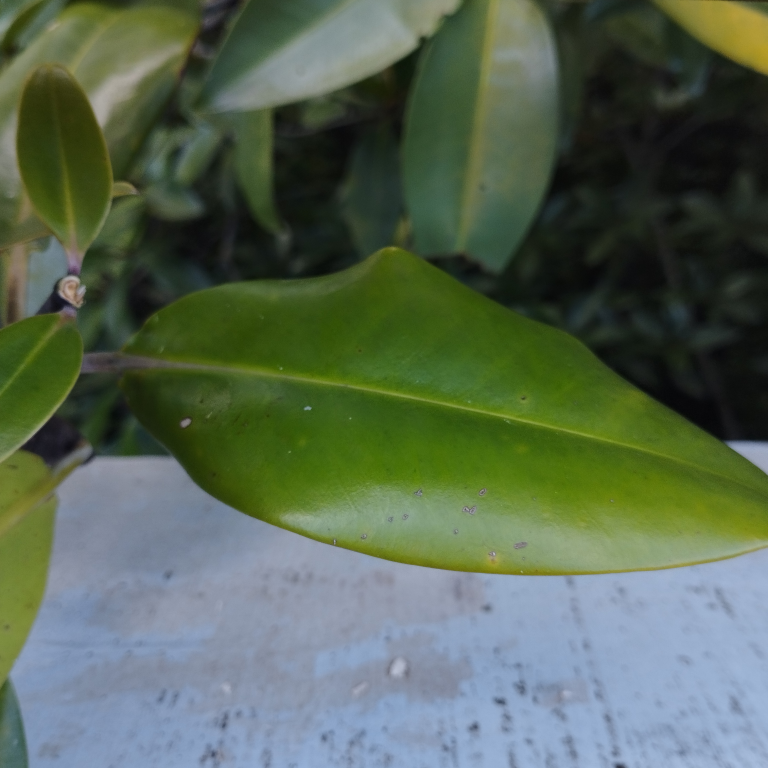
#> input picture Mangrove Datasets/Bruguiera gymnorrhiza/1747460994995.jpg, 3072 x 3072 px (shown at 1/4 size)
$ python -i app.py   (imports and definitions only)
#> lines starting #> are read from the running program, lines starting #| are printed output that depends on the picture; after the words box and inside, x2 and y2 are one past the last pixel; in counts of white or black regions, pixels touching at a corner belong together
#> further down, picture is the input picture: shape (3072, 3072, 3); mean B, G, R 83.2, 102.5, 87
import streamlit as st
import cv2
import numpy as np
import joblib
from PIL import Image
import matplotlib.pyplot as plt
import pandas as pd

# -----------------------------------
# LOAD MODEL
# -----------------------------------
# [1 line not run here, left out]

# -----------------------------------
# Ekstraksi fitur dan segmentasi
# -----------------------------------
def preprocess_and_extract_features(image):
    image = cv2.resize(image, (128, 128))
    hsv = cv2.cvtColor(image, cv2.COLOR_BGR2HSV)
#> hsv: shape (128, 128, 3); mean H, S, V 66.6, 97.3, 110.5
    lower = np.array([25, 40, 40])
    upper = np.array([90, 255, 255])
    mask = cv2.inRange(hsv, lower, upper)
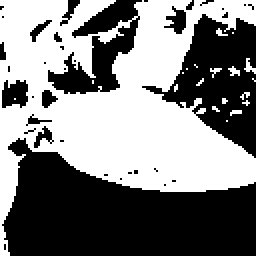
#> mask: shape (128, 128) (shown 2 times larger); 49.9% white; 20 white regions (18 under 20 px), largest, box (x1, y1, x2, y2) and area: (0, 0, 128, 128) 8047, (122, 29, 128, 37) 21
    masked_img = cv2.bitwise_and(image, image, mask=mask)
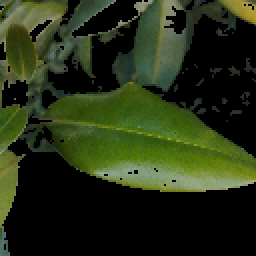
#> masked_img: shape (128, 128, 3) (shown 2 times larger); mean of channels 0, 1, 2 21.9, 47.7, 37.8; drawn as B, G, R

    gray = cv2.cvtColor(masked_img, cv2.COLOR_BGR2GRAY)
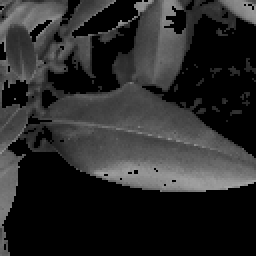
#> gray: shape (128, 128) (shown 2 times larger); min 0, max 164, mean 41.8
    clahe = cv2.createCLAHE(clipLimit=2.0, tileGridSize=(8,8))
    gray = clahe.apply(gray)
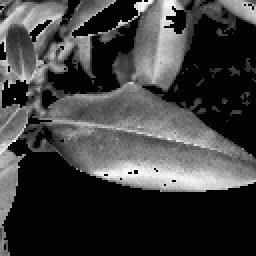
#> gray: shape (128, 128) (shown 2 times larger); min 2, max 255, mean 64.2
    blur = cv2.GaussianBlur(gray, (5, 5), 0)
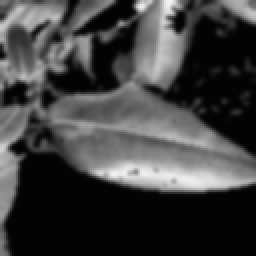
#> blur: shape (128, 128) (shown 2 times larger); min 3, max 242, mean 64.2
    _, otsu = cv2.threshold(blur, 0, 255, cv2.THRESH_BINARY + cv2.THRESH_OTSU)
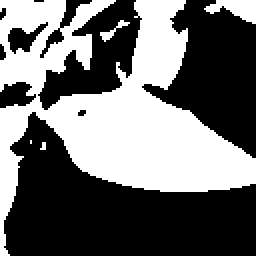
#> otsu: shape (128, 128) (shown 2 times larger); 43% white; 5 white regions (2 under 20 px)

    contours, _ = cv2.findContours(otsu, cv2.RETR_EXTERNAL, cv2.CHAIN_APPROX_SIMPLE)
#> contours = 5 contours, 2 with area under 20; largest, box (x1, y1, x2, y2) and area: (0, 0, 128, 128) 6615, (102, 0, 128, 12) 144, (50, 10, 65, 21) 26
    if contours:
        c = max(contours, key=cv2.contourArea)
#> c = contour of 340 points, box (x1, y1, x2, y2) (0, 0, 128, 128), area 6615
        area = cv2.contourArea(c)
#> area = 6615
        perimeter = cv2.arcLength(c, True)
#> perimeter = 922
        x, y, w, h = cv2.boundingRect(c)
#> x = 0; y = 0; w = 128; h = 128
        aspect_ratio = float(w) / h if h != 0 else 0
#> aspect_ratio = 1
        extent = float(area) / (w * h) if w * h != 0 else 0
#> extent = 0.404
    else:
        area = perimeter = aspect_ratio = extent = 0

    mean_color = cv2.mean(image)[:3]
#> mean_color = (83.28, 102.6, 87.07)
    feature_vector = [area, perimeter, aspect_ratio, extent] + list(mean_color)
#> feature_vector = [6615, 922, 1, 0.404, 83.28, 102.6, 87.07]

    segmented = cv2.bitwise_and(image, image, mask=otsu)
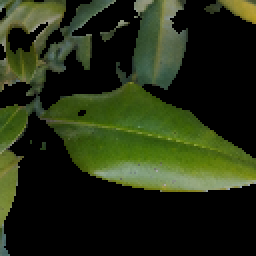
#> segmented: shape (128, 128, 3) (shown 2 times larger); mean of channels 0, 1, 2 20.1, 44.5, 35.4; drawn as B, G, R
    return feature_vector, otsu, segmented, image, hsv, contours

# -----------------------------------
# Histogram
# -----------------------------------
def plot_rgb_histogram(image):
    plt.figure(figsize=(6, 4))
    for i, col in enumerate(['b', 'g', 'r']):
        hist = cv2.calcHist([image], [i], None, [256], [0, 256])
        plt.plot(hist, color=col)
    plt.title("Histogram RGB")
    st.pyplot(plt.gcf())
    plt.clf()

def plot_hsv_histogram(hsv_img):
    h_hist = cv2.calcHist([hsv_img], [0], None, [180], [0, 180])
    s_hist = cv2.calcHist([hsv_img], [1], None, [256], [0, 256])
    plt.figure(figsize=(6, 4))
    plt.plot(h_hist, label='Hue', color='purple')
    plt.plot(s_hist, label='Saturation', color='orange')
    plt.title("Histogram HSV (H & S)")
    plt.legend()
    st.pyplot(plt.gcf())
    plt.clf()

# -----------------------------------
# STREAMLIT UI
# -----------------------------------
# [76 lines not run here, left out]

>>> import cv2
>>> picture = cv2.imread('Mangrove Datasets/Bruguiera gymnorrhiza/1747460994995.jpg')
>>> result = preprocess_and_extract_features(picture)
#> result = 6 items

$ run again, on Mangrove Datasets/Bruguiera gymnorrhiza/1747460995024.jpg
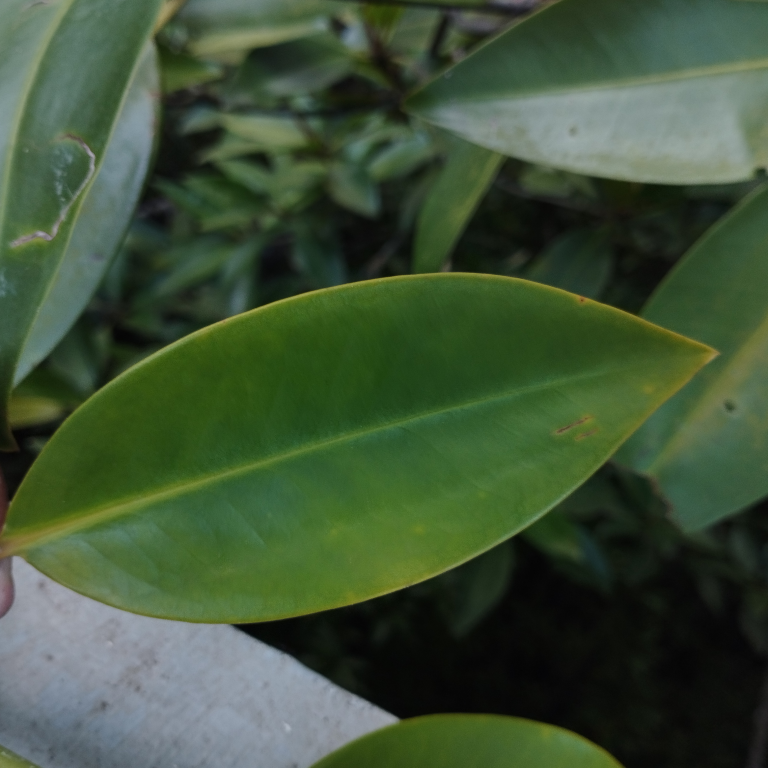
#> input picture Mangrove Datasets/Bruguiera gymnorrhiza/1747460995024.jpg, 3072 x 3072 px (shown at 1/4 size)
#> picture is the input picture: shape (3072, 3072, 3); mean B, G, R 55.8, 82.4, 63
#> hsv: shape (128, 128, 3); mean H, S, V 57.1, 96.5, 83.6
#> in preprocess_and_extract_features, `mask = cv2.inRange(hsv, lower, upper)`:
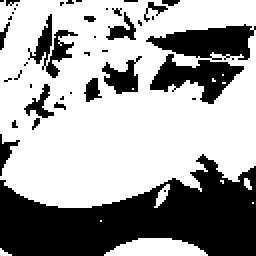
#> mask: shape (128, 128) (shown 2 times larger); 63.9% white; 42 black regions (30 under 20 px), largest, box (x1, y1, x2, y2) and area: (0, 77, 128, 128) 3764, (73, 12, 128, 30) 607, (75, 27, 122, 52) 541
#> otsu: shape (128, 128); 58.3% white; 26 black regions (15 under 20 px)
#> contours = 4 contours, 2 with area under 20; largest, box (x1, y1, x2, y2) and area: (0, 0, 128, 104) 11662, (53, 119, 103, 128) 272
#> c = contour of 136 points, box (x1, y1, x2, y2) (0, 0, 128, 104), area 11662
#> area = 11662.5
#> perimeter = 508.1
#> x = 0; w = 128; h = 104
#> aspect_ratio = 1.23
#> extent = 0.876
#> mean_color = (55.95, 82.54, 63.12)
#> feature_vector = [11662.5, 508.1, 1.23, 0.876, 55.95, 82.54, 63.12]
#> in preprocess_and_extract_features, `segmented = cv2.bitwise_and(image, image, mask=otsu)`:
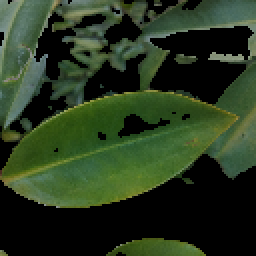
#> segmented: shape (128, 128, 3) (shown 2 times larger); mean of channels 0, 1, 2 31.3, 55.8, 39.8; drawn as B, G, R
#> result = 6 items

$ run again, on Mangrove Datasets/Bruguiera gymnorrhiza/1747460995066.jpg
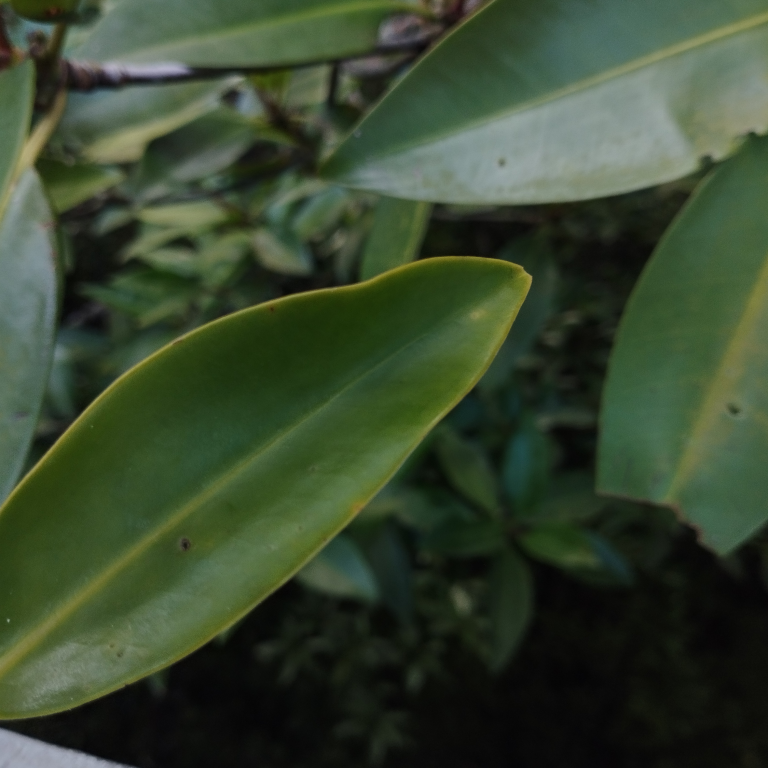
#> input picture Mangrove Datasets/Bruguiera gymnorrhiza/1747460995066.jpg, 3072 x 3072 px (shown at 1/4 size)
#> picture is the input picture: shape (3072, 3072, 3); mean B, G, R 47.6, 70.3, 55.8
#> hsv: shape (128, 128, 3); mean H, S, V 50.2, 89.4, 70.7
#> mask: shape (128, 128); 61.7% white; 34 black regions (23 under 20 px), largest, box (x1, y1, x2, y2) and area: (0, 73, 128, 128) 3681, (61, 9, 116, 69) 1301, (4, 0, 53, 32) 434
#> otsu: shape (128, 128); 51.1% white; 15 black regions (8 under 20 px)
#> contours = 12 contours, 7 with area under 20; largest, box (x1, y1, x2, y2) and area: (0, 0, 128, 120) 7692, (0, 0, 48, 37) 480, (85, 69, 93, 81) 34, (89, 84, 100, 94) 32, (7, 0, 16, 9) 29
#> c = contour of 412 points, box (x1, y1, x2, y2) (0, 0, 128, 120), area 7692
#> area = 7691.5
#> perimeter = 1075.8
#> x = 0; w = 128; h = 120
#> aspect_ratio = 1.07
#> extent = 0.501
#> mean_color = (47.75, 70.4, 55.89)
#> feature_vector = [7691.5, 1075.8, 1.07, 0.501, 47.75, 70.4, 55.89]
#> in preprocess_and_extract_features, `segmented = cv2.bitwise_and(image, image, mask=otsu)`:
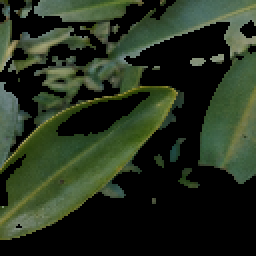
#> segmented: shape (128, 128, 3) (shown 2 times larger); mean of channels 0, 1, 2 30.6, 48.2, 37.4; drawn as B, G, R
#> result = 6 items
